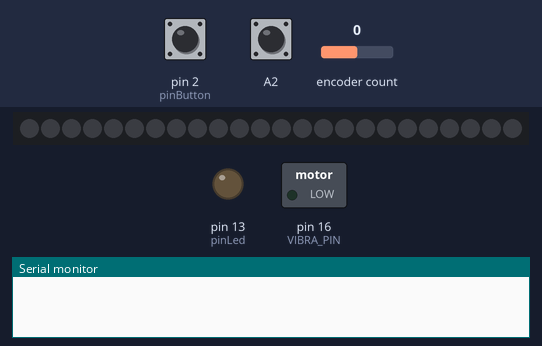
A sketch run on a simulated Arduino Leonardo, built with avr-gcc and run on an emulated ATmega32U4. Shown: 24 RGB LEDs in strip order, left to right, switched loads named in the sketch (green lamp = pin HIGH), output pins drawn as LEDs (lit = HIGH), the last lines printed to the serial monitor. Inputs (shaded band) come from the test bench; at power-on: encoder count 0, pin 2 (pinButton) HIGH, A2 HIGH. Dim RGB values are drawn brighter than linear; USB keyboard and mouse output is not drawn.

Above: at 1.2 s.
1.3 s: encoder count set to 1
At 2.0 s:
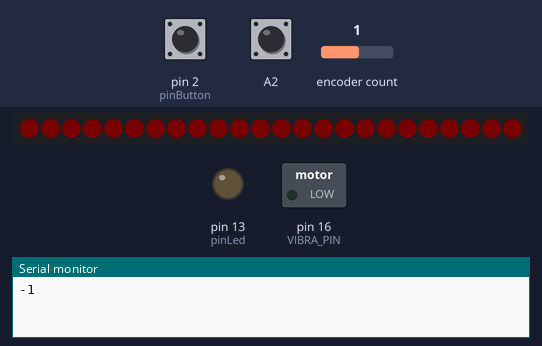
3.7 s: pin 2 (pinButton) pulled LOW for 1 s
At 3.85 s:
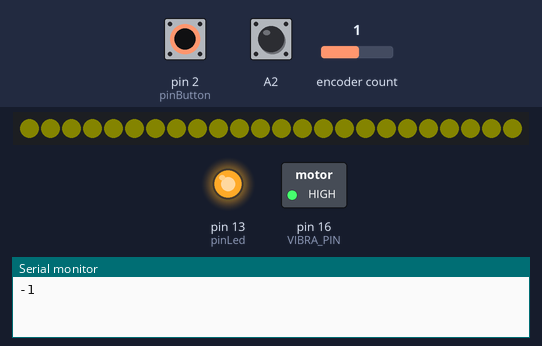
6.4 s: A2 pulled LOW for 0.15 s
At 7.5 s:
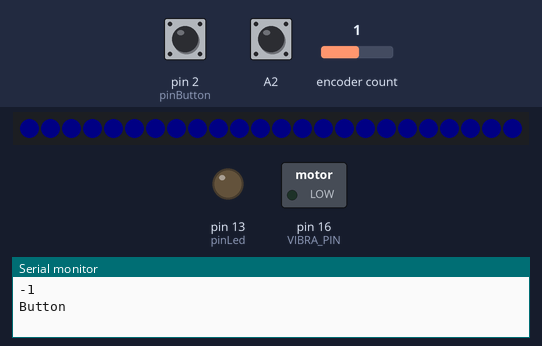
9.5 s: encoder count set to 0
At 10.2 s:
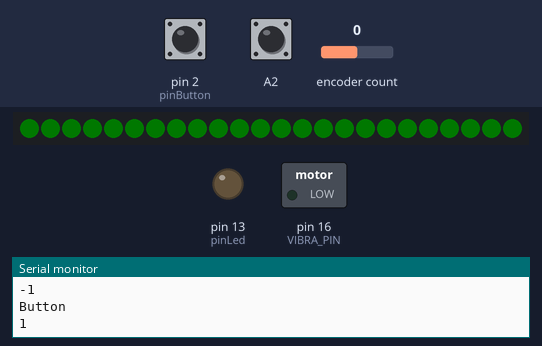
11.9 s: pin 2 (pinButton) pulled LOW for 3.2 s
At 16.1 s:
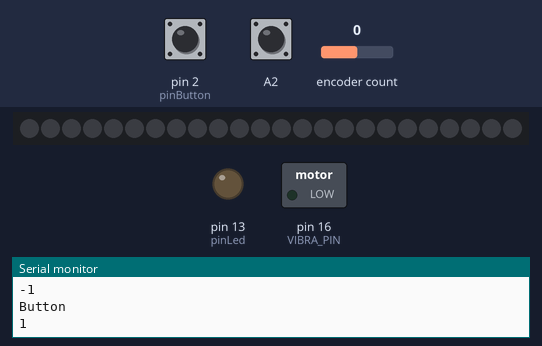
16.6 s: A2 pulled LOW for 1 s
At 18.9 s:
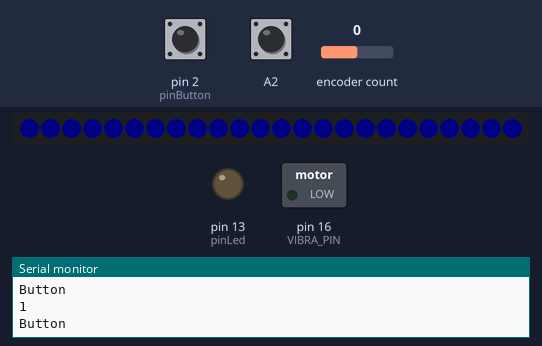
Timing chart, 0 to 20.4 s (numbered marks = the images above; inputs shaded):
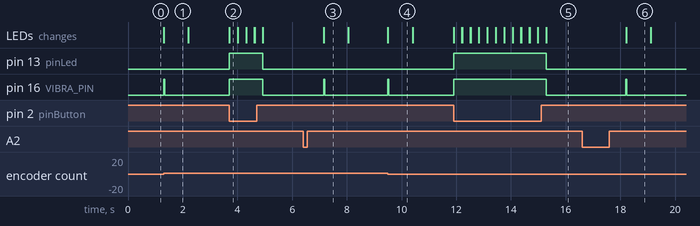

The sketch:

USB_media_ctrl.ino
```cpp
// Made by E. Selaker - elias@sealker.se
// Based on code from wolfgang ziegler - (https://wolfgang-ziegler.com/blog/pc-volume-control) with changes made for it to work with my hardware and added functions.
// Very few comments made by the original author so I've added some to explain what the code is doing.
// Adding more keys to the code is quite simple as long as they aren't dependent on timing. What I did was to put them in the beginning of the loop.
// I had a lot of trouble getting my encoder to work as it used a different pinout and method to output the pulses compared to standard rotary encoders.
// I Don't have much experience writing code, an amature at best. Send me message if you find something wrong or code that is poorly written.


#include <ClickEncoder.h>
#include <Adafruit_NeoPixel.h>
#include <TimerOne.h>
#include <HID-Project.h>

template<typename T>
struct TimeStampedValue {
  explicit TimeStampedValue(T value) : _value(value), _timeStamp(0) {}
  void set(const T& value) { _value = value; touch(); }
  operator const T&() const { return _value; }
  void touch() { _timeStamp = millis(); }
  unsigned long getTimeStamp() const { return _timeStamp; }

private:
  T _value;
  unsigned long _timeStamp;
};


#define LIGHT_PIN    10 // Pin connected to NeoPixel
#define VIBRA_PIN    16 // Pin connected to vibration motor, not used in my design
#define NR_OF_PIXELS 24 // NeoPixel 24 LED Ring
#define TIMEOUT_VIBRA_MS   30
#define TIMEOUT_LIGHTS_MS 900


const int pinLed = LED_BUILTIN;
const int pinButton = 2; // Pin connected to tactile switch that ctrl "Play/Pause"

// Setup of colors and configuring NeoPixel strip
Adafruit_NeoPixel strip(NR_OF_PIXELS, LIGHT_PIN, NEO_GRB + NEO_KHZ800);
const uint32_t RED   = strip.Color(255,   0,   0);
const uint32_t GREEN = strip.Color(  0, 255,   0);
const uint32_t BLUE  = strip.Color(  0,   0, 255);
const uint32_t BLACK = 0;
const uint32_t YELLOW  = strip.Color(  255, 255, 0);


// Setup of the encoder. This can be altered to fit the type of encoder used.
// Intensity control the level of brightness the LED output. It also determine by how much volume is changed.
// The amount of brightness is relative to the amount of pulses the encoder registers.
ClickEncoder encoder(A1, A0, A2);
TimeStampedValue<int16_t> value(0);
int16_t current = 0;
int16_t intensity = 0;


void timerIsr() {
  encoder.service();
}

void setup() {

  Serial.begin(9600);

  strip.begin();
  strip.show();

  pinMode(VIBRA_PIN, OUTPUT);
  pinMode(pinLed, OUTPUT);
  pinMode(pinButton, INPUT_PULLUP);

  Timer1.initialize(1000);
  Timer1.attachInterrupt(timerIsr);

  Consumer.begin();
}

void loop() {

    // When pin 2 is pulled HIGH toggle play/pause.
   if (!digitalRead(pinButton)) {
    digitalWrite(pinLed, HIGH);
    Consumer.write(MEDIA_PLAY_PAUSE);
    // See HID Project documentation for more Consumer keys
    intensity = 3;
    volumeChange(MEDIA_PLAY_PAUSE, YELLOW);

    // Simple debounce
    delay(300);
    digitalWrite(pinLed, LOW);

}
  current += encoder.getValue();
  auto diff = current - value;
  if (diff != 0) {
    //Serial.print("Encoder Diff: ");
    //Serial.println(diff);

    // If the value is positive the volume increse and when negative it decrease.
    if (diff < 0) {
      intensity = max(1, min(intensity + 1, 3));
      volumeChange(MEDIA_VOL_UP, GREEN);
    }
    else {
      intensity = min(-1, max(intensity - 1, -3));
      volumeChange(MEDIA_VOL_DOWN, RED);
    }
    Serial.println(intensity);
    value.set(current);
  }

    // When encoder button is HIGH toggle mute/unmute audio.
  ClickEncoder::Button b = encoder.getButton();
  if (b != ClickEncoder::Open) {
    Serial.println("Button");
    switch (b) {
      case ClickEncoder::Clicked:
        intensity = 3;
        volumeChange(MEDIA_VOL_MUTE, BLUE);
        value.touch();
        break;
    }
  }
  else {
    //
    // Turn off LEDs / vibra after certain time of inactivity
    //
    if (millis() - value.getTimeStamp() > TIMEOUT_VIBRA_MS) {
      digitalWrite(VIBRA_PIN, LOW);
    }
    if (millis() - value.getTimeStamp() > TIMEOUT_LIGHTS_MS) {
      setColor(BLACK);
      intensity = 0;
    }
  }
}

void volumeChange(uint16_t key, uint32_t color) {
  digitalWrite(VIBRA_PIN, HIGH);
  setColor(color);
  Consumer.write(key);
}

// Addresses every LED on the strip and the level brightness it output.
void setColor(uint32_t c) {
  strip.setBrightness(abs(intensity) * 255 / 100);
  for (uint16_t i = 0; i < strip.numPixels(); i++) {
      strip.setPixelColor(i, c);
  }
  strip.show();
}
```

Measured:
- after the input at 1.3 s, pin 16 (VIBRA_PIN): LOW → HIGH at once, → LOW 0.03 s later; the LEDs: change at once (image 1)
- after the input at 3.7 s, pin 13 (pinLed), pin 16 (VIBRA_PIN): LOW → HIGH at once, → LOW 1.2 s later; the LEDs: change at once (image 2)
- after the input at 6.4 s, pin 16 (VIBRA_PIN): LOW → HIGH after 0.75 s, → LOW 0.03 s later; the LEDs: change after 0.76 s (image 3)
- after the input at 9.5 s, pin 16 (VIBRA_PIN): LOW → HIGH at once, → LOW 0.03 s later; the LEDs: change at once (image 4)
- after the input at 11.9 s, pin 13 (pinLed), pin 16 (VIBRA_PIN): LOW → HIGH at once, → LOW 3.4 s later; the LEDs: first change at once (image 5 shows a later state)
- after the input at 16.6 s, pin 16 (VIBRA_PIN): LOW → HIGH after 1.6 s, → LOW 0.03 s later; the LEDs: change after 1.6 s (image 6)
- what the display in image 1 shows lasts 0.9 s, from 1.3 s to 2.2 s
